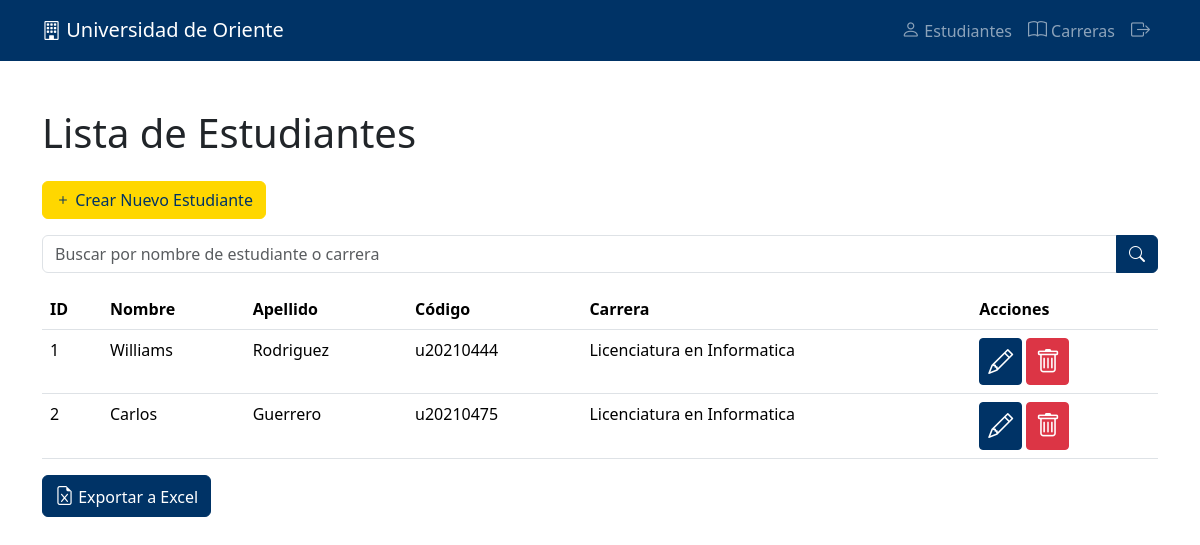
/admin/Views/index_student.php (signed in), run on the app's committed database.
### tables this page shows
CREATE TABLE Students(
        id_student INT PRIMARY KEY AUTO_INCREMENT NOT NULL,
        name_student VARCHAR(50),
        last_name_student VARCHAR(50),
        code_student VARCHAR(10),
        id_career_student INT,
        FOREIGN KEY (id_career_student) REFERENCES Careers(id_career) ON DELETE SET NULL
    );

CREATE TABLE Careers(
        id_career INT PRIMARY KEY AUTO_INCREMENT NOT NULL,
        name_career VARCHAR(50),
        description_career VARCHAR(255)
    );

### admin/Controllers/index_student_code.php (called while the page is built, shortened)
<?php
$search = "";
include '../../conf/conf.php';
    $query = "SELECT S.id_student, S.name_student, S.last_name_student, S.code_student, C.name_career
    FROM Students S
    INNER JOIN Careers C ON S.id_career_student = C.id_career
    WHERE S.name_student LIKE '%$search%'
    OR S.last_name_student LIKE '%$search%'
    OR C.name_career LIKE '%$search%'";
try {
    $stmt = $connection->prepare($query);
    $stmt->execute();
    $students = $stmt->fetchAll(PDO::FETCH_ASSOC);
} catch (PDOException $e) {
    echo "Error al obtener la lista de estudiantes: " . $e->getMessage();
}

### admin/Views/index_student.php (the view, shortened to what this page needs)
<!DOCTYPE html>
<html lang="en">
<head>
    <link href="https://cdn.jsdelivr.net/npm/bootstrap@5.3.3/dist/css/bootstrap.min.css" rel="stylesheet">
    <link rel="stylesheet" href="../../css/style.css">
    <link href="https://cdn.jsdelivr.net/npm/bootstrap-icons@1.10.5/font/bootstrap-icons.css" rel="stylesheet">
</head>
<body>
    <nav class="navbar navbar-expand-lg navbar-dark">
        <div class="container">
            <a class="navbar-brand" href="#">
            <i class="bi bi-building" style="font-size: 19px;"></i> Universidad de Oriente
            </a>
            <div class="collapse navbar-collapse" id="navbarNav">
                <ul class="navbar-nav">
                    <li class="nav-item">
                        <a class="nav-link" href="./index_student.php"> <i class="bi bi-person bi-lg" style="font-size: 19px;"></i> Estudiantes</a>
                    </li>
                    <li class="nav-item">
                        <a class="nav-link" href="./index_career.php"> <i class="bi bi-book bi-lg" style="font-size: 19px;"></i> Carreras</a>
                    </li>
                    <li class="nav-item">
                        <a class="nav-link" href="../Controllers/logout.php"><i class="bi bi-box-arrow-right" style="font-size: 19px;"></i></a>
                    </li>
                </ul>
            </div>
        </div>
    </nav>
    <div class="container mt-5">
        <h1 class="mb-4">Lista de Estudiantes</h1>
        <a href="./create_student.php" class="btn btn-success mb-3">
            <i class="bi bi-plus"></i> Crear Nuevo Estudiante
        </a>
        <form method="POST" action="./index_student.php">
            <div class="input-group mb-3">
                <input type="text" id="searchInput" class="form-control" name="search" placeholder="Buscar por nombre de estudiante o carrera">
                <button type="submit" class="btn btn-primary"><i class="bi bi-search"></i></button>
            </div>
        </form>
        <table class="table">
            <thead class="thead-dark">
                <tr>
                    <th>ID</th>
                    <th>Nombre</th>
                    <th>Apellido</th>
                    <th>Código</th>
                    <th>Carrera</th>
                    <th>Acciones</th>
                </tr>
            </thead>
            <tbody id="studentList">
                <?php
                include '../Controllers/index_student_code.php';
                foreach ($students as $student): ?>
                    <tr>
                        <td><?php echo $student['id_student']; ?></td>
                        <td><?php echo $student['name_student']; ?></td>
                        <td><?php echo $student['last_name_student']; ?></td>
                        <td><?php echo $student['code_student']; ?></td>
                        <td><?php echo $student['name_career']; ?></td>
                        <td>
                            <a href="../Controllers/GetByIdStudent.php?action=edit&id=<?php echo $student['id_student']; ?>" class="btn btn-primary btn-sm mr-2">
                                <i class="bi bi-pencil" style="font-size: 25px;"></i>
                            </a>
                            <a href="../Controllers/GetByIdStudent.php?action=delete&id=<?php echo $student['id_student']; ?>" class="btn btn-danger btn-sm">
                                <i class="bi bi-trash" style="font-size: 25px;"></i>
                            </a>
                        </td>
                    </tr>
                <?php endforeach; ?>
            </tbody>
        </table>
        <a href="../Controllers/export_students_to_csv.php" class="btn btn-primary"> <i class="bi bi-file-earmark-excel" style="font-size: 19px;"></i> Exportar a Excel</a>
    </div>
</body>
</html>

### css/style.css (style rules this page uses)
:root { --univo-blue: #003366; --univo-yellow: #FFD700; }
.navbar { background-color: var(--univo-blue) !important; }
.navbar-nav { margin-left: auto; }
.btn-primary { background-color: var(--univo-blue); border-color: var(--univo-blue); }
.btn-success { background-color: var(--univo-yellow); border-color: var(--univo-yellow); color: var(--univo-blue); }
.thead-dark { background-color: var(--univo-blue); color: white; }

### data on the page
students: id_student "1", name_student "Williams", last_name_student "Rodriguez", code_student "u20210444", id_career_student.name_career "Licenciatura en Informatica"
students: id_student "2", name_student "Carlos", last_name_student "Guerrero", code_student "u20210475", id_career_student.name_career "Licenciatura en Informatica"
